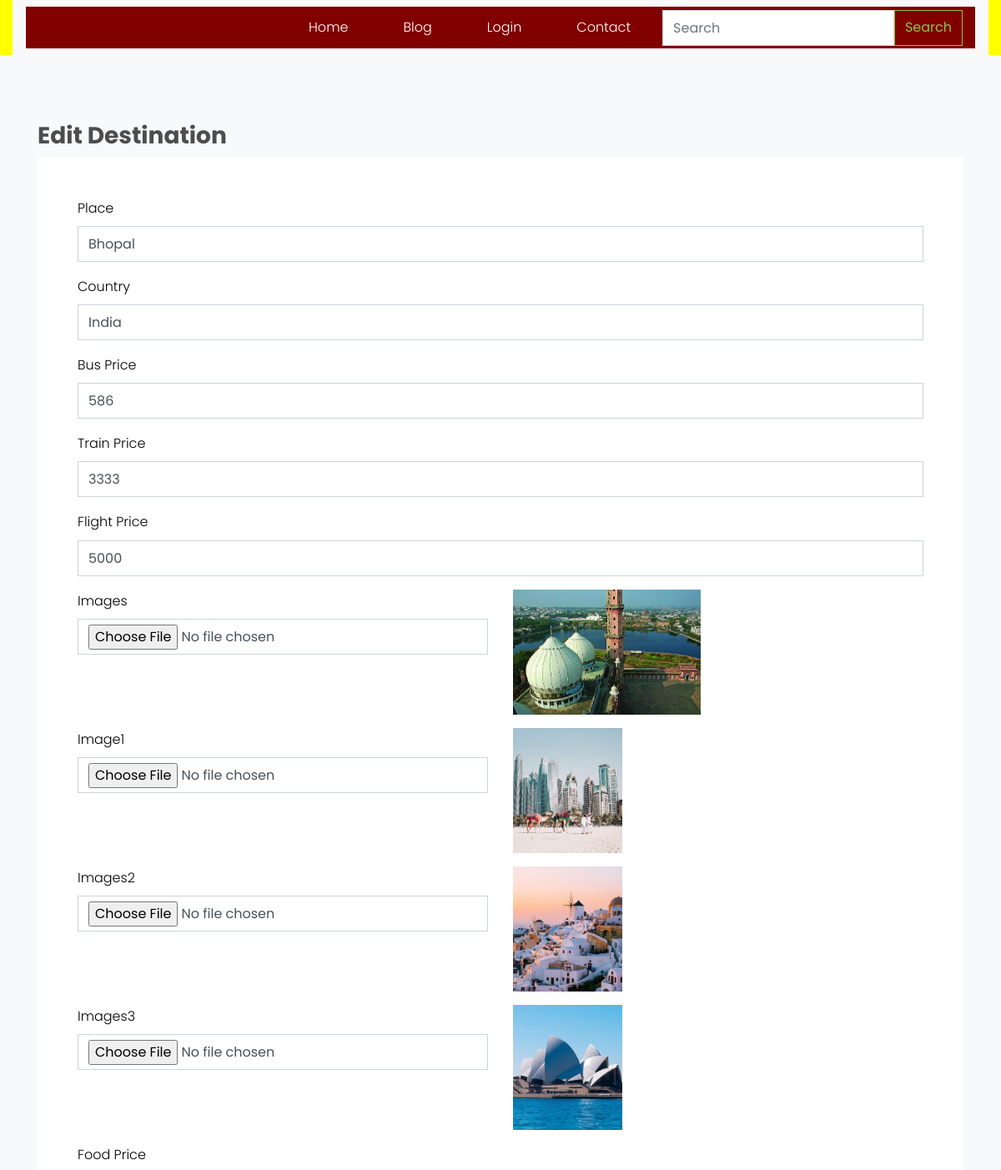
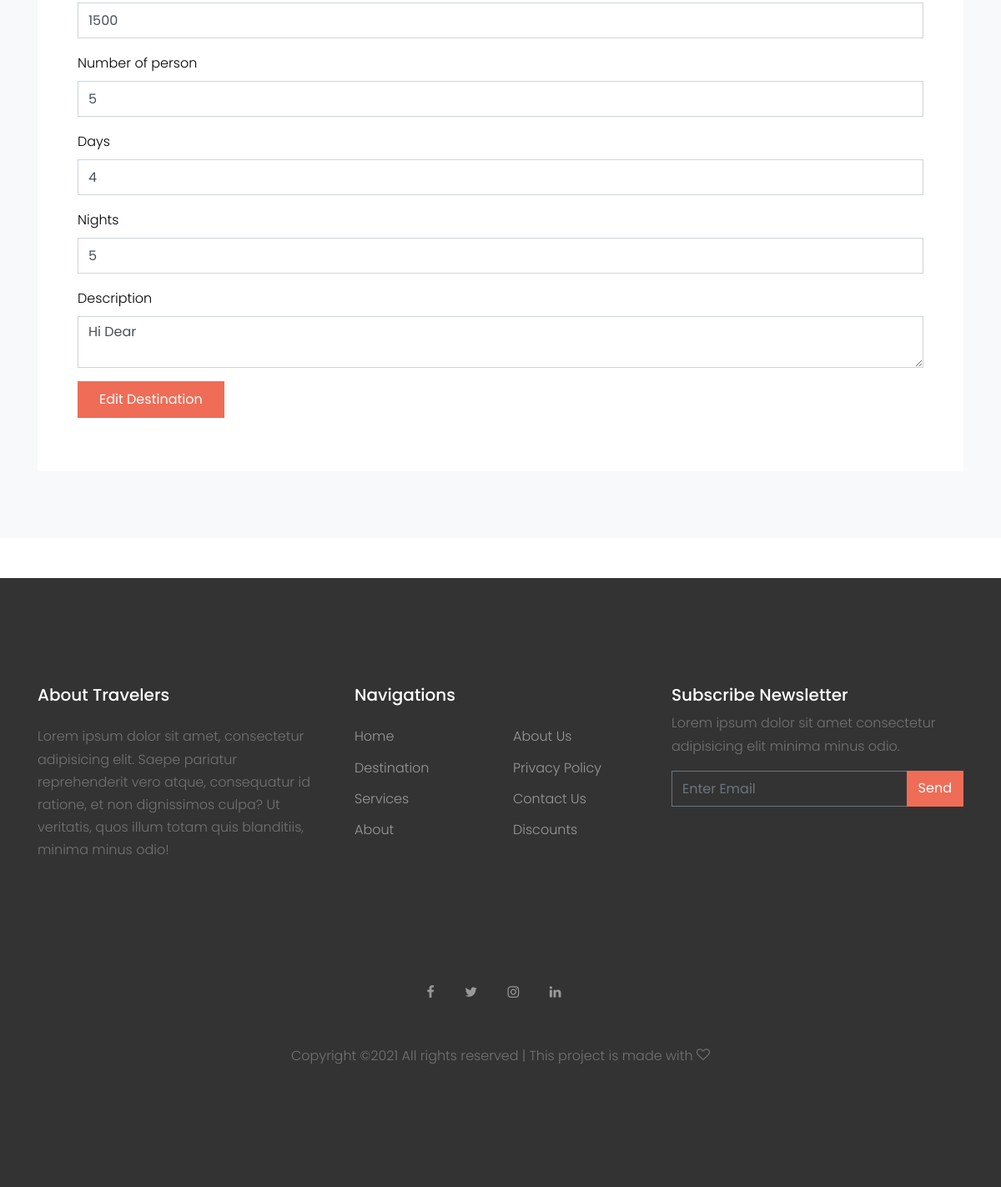
Screenshot of /edit_destination/1/ with the database file from the repository (2 pictures, top to bottom).
### tour/models.py (models this page shows, shortened)
class Destination(models.Model):
    user = models.ForeignKey(User,on_delete=models.CASCADE,null=True)
    place = models.CharField(max_length=20)
    country = models.CharField(max_length=20)
    image = models.ImageField(null=True)
    image1 = models.ImageField(null=True)
    image2 = models.ImageField(null=True)
    image3 = models.ImageField(null=True)
    price_by_bus = models.CharField(max_length=20,null=True)
    price_by_Train = models.CharField(max_length=20, null=True)
    price_by_Flight = models.CharField(max_length=20, null=True)
    food_price = models.CharField(max_length=20, null=True)
    number_of_person = models.CharField(max_length=20, null=True)
    days = models.CharField(max_length=20, null=True)
    nights = models.CharField(max_length=20, null=True)
    description=models.CharField(max_length=200,null=True)

### tour/views.py (the view, shortened to what this page needs)
# urls.py: path('edit_destination/<int:pid>/',views.edit_destination,name='edit_destination'),
def edit_destination(request,pid):
    data=Destination.objects.get(id=pid)
    d={'data':data}
    return render(request,'edit_destination.html',d)

### tour/templates/edit_destination.html (shortened to what this page needs)
{% extends 'base.html' %}
{% load static %}
{% block body %}
    <div class="site-section bg-light">
      <div class="container">
          <h3 style="font-weight:bold;">Edit Destination</h3>
        <div class="row">
          <div class="col-md-12 mb-12">
            <form class="p-5 bg-white" method = "post" action="" enctype="multipart/form-data">
              <div class="row form-group">
                <div class="col-md-12">
                  <label class="text-black" >Place</label>
                  <input type="text" name="place" class="form-control" placeholder="Add Place name" value="{{data.place}}">
                </div>
              </div>
              <div class="row form-group">
                <div class="col-md-12">
                  <label class="text-black" >Country</label>
                  <input type="text" name="country" class="form-control" placeholder="Add Country name" value="{{data.country}}">
                </div>
              </div>
                <div class="row form-group">
                <div class="col-md-12">
                  <label class="text-black" >Bus Price</label>
                  <input type="text" name="pricebus" class="form-control" placeholder="bus price" value="{{data.price_by_bus}}">
                </div>
              </div>
                 <div class="row form-group">
                <div class="col-md-12">
                  <label class="text-black" >Train Price</label>
                  <input type="text" name="pricetrain" class="form-control" placeholder="train price" value="{{data.price_by_Train}}">
                </div>
              </div>
                 <div class="row form-group">
                <div class="col-md-12">
                  <label class="text-black" >Flight Price</label>
                  <input type="text" name="priceflight" class="form-control" placeholder="flight price" value="{{data.price_by_Flight}}">
                </div>
              </div>
              <div class="row form-group">
                <div class="col-md-6">
                  <label class="text-black" >Images</label>
                  <input type="file" name="image"   class="form-control">
                </div>
                  <div class="col-md-6">
                  <img src="{{data.image.url}}" style="height:150px">
                </div>
              </div>
              <div class="row form-group">
                <div class="col-md-6">
                  <label class="text-black" >Image1</label>
                  <input type="file" name="image1"   class="form-control">
                </div>
                   <div class="col-md-6">
                  <img src="{{data.image1.url}}" style="height:150px">
                </div>
              </div>
              <div class="row form-group">
                <div class="col-md-6">
                  <label class="text-black" >Images2</label>
                  <input type="file" name="image2"   class="form-control">
                </div>
                   <div class="col-md-6">
                  <img src="{{data.image2.url}}" style="height:150px">
                </div>
              </div>
              <div class="row form-group">
                <div class="col-md-6">
                  <label class="text-black" >Images3</label>
                  <input type="file" name="image3"   class="form-control">
                </div>
                   <div class="col-md-6">
                  <img src="{{data.image3.url}}" style="height:150px">
                </div>
              </div>
                <div class="row form-group">
                <div class="col-md-12">
                  <label class="text-black" >Food Price</label>
                  <input type="text" name="foodprice" class="form-control" placeholder="food price" value="{{data.food_price}}">
                </div>
              </div>
               <div class="row form-group">
                <div class="col-md-12">
                  <label class="text-black" >Number of person</label>
                  <input type="text" name="person" class="form-control" placeholder="person"  value="{{data.number_of_person}}">
                </div>
              </div>
               <div class="row form-group">
                <div class="col-md-12">
                  <label class="text-black" >Days</label>
                  <input type="number" name="days" class="form-control" placeholder="days"  value="{{data.days}}">
                </div>
              </div>
                    <div class="row form-group">
                <div class="col-md-12">
                  <label class="text-black" >Nights</label>
                  <input type="number" name="nights" class="form-control" placeholder="nights"  value="{{data.nights}}">
                </div>
              </div>
                 <div class="row form-group">
                <div class="col-md-12">
                  <label class="text-black" >Description</label>
                    <textarea class="form-control" name="description">{{data.description}}</textarea>
                </div>
              </div>
              <div class="row form-group">
                <div class="col-md-12">
                  <input type="submit" value="Edit Destination" class="btn btn-primary py-2 px-4 text-white">
                </div>
              </div>
            </form>
          </div>
        </div>
      </div>
    </div>
    {% endblock %}

### tour/static/css/style.css (style rules this page uses)
body { line-height: 1.7; color: #4d4d4d; font-weight: 300; font-size: 1rem; }
h1, h2, h3, h4, h5, .h1, .h2, .h3, .h4, .h5 { font-family: "Poppins", -apple-system, BlinkMacSystemFont, "Segoe UI", Roboto, "Helvetica Neue", Arial, sans-serif, "Apple Color Emoji", "Segoe UI Emoji", "Segoe UI Symbol", "Noto Color Emoji"; }
.text-black { color: #000 !important; }
.btn { border-radius: 0; }
.btn.btn-primary { border: 2px solid transparent; }
.form-control { height: 43px; border-radius: 0; }
.site-section { padding: 2.5em 0; }
@media (min-width: 768px) { .site-section { padding: 5em 0; } }
.bg-light { background: #ccc; }

### rows the page displays
Destination: place "Bhopal", country "India", pricebus "586", pricetrain "3333", priceflight "5000", image (picture), image1 (picture), image2 (picture), image3 (picture), foodprice "1500", person "5", days "4", nights "5", description "Hi Dear"
